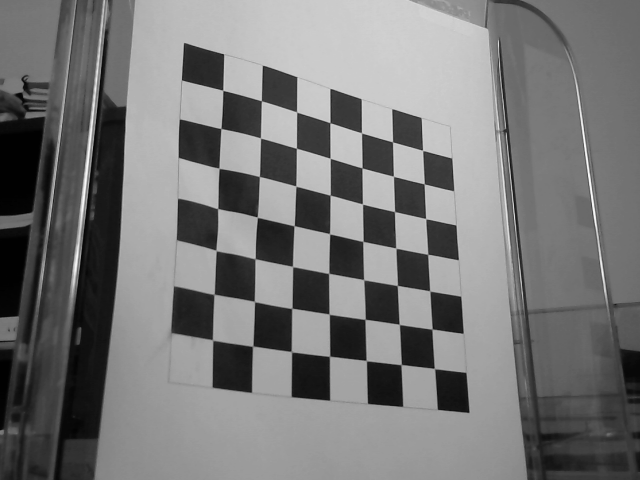
#> input picture TP calibrage/capture_mire_0.png, 640 x 480 px
$ jupyter execute --allow-errors TP_Calibrage_Steve.ipynb
#> lines starting #> are read from the running program, lines starting #| are printed output that depends on the picture; long printed decimals are rounded
[cell 1]
import numpy as np
import cv2
from matplotlib import pyplot as plt

# 1. Acquisition de la mire
## a. Récupération des coins de la 1ère mire

[cell 2]
#Taille d'une case de la mire
c = 20

#Récupération du chemin de l'image de la mire 1
img_path = "capture_mire_0.png"

#Lecture de l'image de la mire 1
img = cv2.imread(img_path)
#> img is the input picture: shape (480, 640, 3); min 1, max 251, mean 118.9
plt.imshow(img)

#Détection des coins de la mire 1
res, corners = cv2.findChessboardCorners(img, (7,7))
#> res = True; corners = 49 rows, first 8: [222.8, 90.36], [261.5, 100.9], [296.6, 112], [330.1, 122.7], [361.5, 132.9], [392.5, 141.9], [422.6, 150.5], [220.9, 128.5]

#coord_px : coordonnées pixels (49 premières valeurs correspondent à la mire 1)
coord_px = np.zeros((7*7*2,2), np.float32)
index_px = 0
for coord in corners:
    coord_px[index_px] = (coord[0][0], coord[0][1])
    index_px+=1
#> this loop made 49 passes
#> coord on passes 1 to 12: [[222.8, 90.36]], [[261.5, 100.9]], [[296.6, 112]], [[330.1, 122.7]], [[361.5, 132.9]], [[392.5, 141.9]], [[422.6, 150.5]], [[220.9, 128.5]], [[260.5, 138]], [[296.4, 148.2]], [[330.2, 158.3]], [[362, 168]]
#> after the loop, coord_px = 98 pairs, first value 0 to 434.3, second value 0 to 368.3; index_px = 49

#coord_mm : coordonnées spatiales (49 premières valeurs correspondent à la mire 1)
coord_mm = np.zeros((7*7*2,3), np.float32)
index = 0
for i in range(7):
    for j in range(7):
        coord_mm[index] = (c*j, c*i,0)
        index+=1

## b. Récupération des coins de la 2ème mire

[cell 3]
#Récupération du chemin de l'image de la mire 2
img_path_2 = "capture_mire_1.png"

#Lecture de l'image de la mire 2
img2 = cv2.imread(img_path_2)
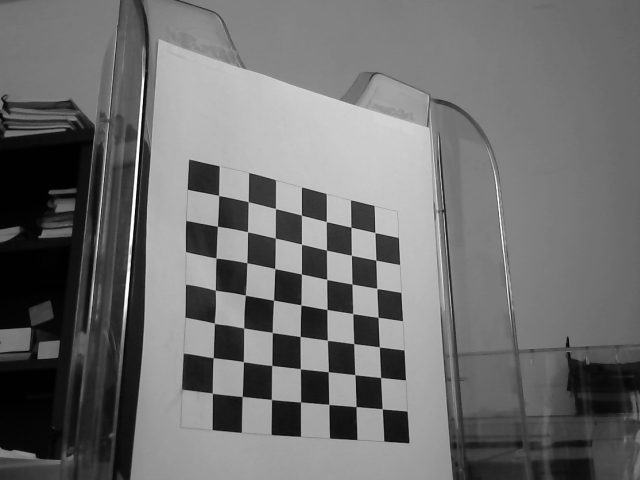
#> input picture TP calibrage/capture_mire_1.png, 640 x 480 px
#> img2 is the input picture: shape (480, 640, 3); min 1, max 255, mean 110.7
plt.imshow(img2)

#Détection des coins de la mire 2
res2, corners2 = cv2.findChessboardCorners(img2, (7,7))
#> res2 = True; corners2 = 49 rows, first 8: [218.7, 195.5], [248.3, 201.7], [275.5, 208.6], [301.4, 215.2], [326.4, 221.6], [351, 227.3], [374.8, 232.6], [217.4, 226.2]

#coord_px : coordonnées pixels (49 dernières valeurs correspondent à la mire 2)
for coord in corners2:
    coord_px[index_px] = (coord[0][0], coord[0][1])
    index_px+=1
#> this loop made 49 passes
#> coord on passes 1 to 12: [[218.7, 195.5]], [[248.3, 201.7]], [[275.5, 208.6]], [[301.4, 215.2]], [[326.4, 221.6]], [[351, 227.3]], [[374.8, 232.6]], [[217.4, 226.2]], [[247.6, 231.8]], [[275.4, 238.1]], [[301.5, 244.3]], [[326.5, 250.1]]
#> after the loop, coord_px = 98 pairs, first value 212.4 to 434.3, second value 90.36 to 408.8; index_px = 98

#coord_mm : coordonnées spatiales (49 dernières valeurs correspondent à la mire 2)
for i in range(7):
    for j in range(7):
        coord_mm[index] = (c*j, c*i,120)
        index+=1

# 2. Calibrage de la caméra
## a. Construction de la matrice A et du vecteur U1 afin de résoudre le premier système linéaire

[cell 4]
#Récuperation du centre de l'image avec d'avoir l'origine du repère Image
i1 = img.shape[1]/2
#> i1 = 320
i2 = img.shape[0]/2
#> i2 = 240

#Initialisation des matrices du système linéaire
A = []
U1 = []
N = len(coord_px)
#> N = 98

#Construction des matrices A (Nx7) et U1 (Nx1)
for i in range(N):
    tmp = []
    ut1 = coord_px[i][0] - i1
    ut2 = coord_px[i][1] - i2
    x1 = coord_mm[i][0]
    x2 = coord_mm[i][1]
    x3 = coord_mm[i][2]
    tmp = [ut2*x1, ut2*x2, ut2*x3, ut2, -ut1*x1, -ut1*x2, -ut1*x3]
    A.append(tmp)
    U1.append(coord_px[i][0]-i1)
#> this loop made 98 passes
#> (ut1, ut2, tmp) on passes 1 to 10: (-97.24, -149.6, [0, 0, 0, -149.6, 0, 0, 0]), (-58.48, -139.1, [-2781.7, 0, 0, -139.1, 1169.6, 0, 0]), (-23.38, -128, [-5119, 0, 0, -128, 935.2, 0, 0]), (10.08, -117.3, [-7036, 0, 0, -117.3, -605, 0, 0]), (41.52, -107.1, [-8564.3, 0, 0, -107.1, -3321.7, 0, 0]), (72.52, -98.08, [-9807.5, 0, 0, -98.08, -7252.1, 0, 0]), (102.6, -89.5, [-10739.9, 0, 0, -89.5, -12310, 0, 0]), (-99.08, -111.5, [0, -2230, 0, -111.5, 0, 1981.6, 0]), (-59.49, -102, [-2040.1, -2040.1, 0, -102, 1189.8, 1189.8, 0]), (-23.58, -91.77, [-3670.7, -1835.4, 0, -91.77, 943.2, 471.6, 0])
#> after the loop, A = 98 items; U1 = 98 values, max 114.3 at index 48, min -107.6 at index 91, mean -7.14

#Résolution de AL = U1
A = np.array(A)
AtA = np.dot(np.transpose(A),A)
L = np.dot(np.dot(np.linalg.pinv(AtA),np.transpose(A)),U1)
#> L = [-0.0119, -1.05e-05, 0.00196, 0.645, -0.00252, -0.0133, -0.0052]

print("L = \n" + str(L))
#| L =
#| [-1.19371838e-02 -1.04522388e-05  1.95537603e-03  6.44839825e-01
#|  -2.52041297e-03 -1.33307832e-02 -5.19888114e-03]

## b. Résolution analytique issue des paramètres de la matrice d'inconnues L

[cell 5]
#Détermination des paramètres par résolution analytique
o2 = -1/(np.sqrt(L[4]**2 + L[5]**2+ L[6]**2))
#> o2 = -68.83
beta = np.abs(o2)*np.sqrt(L[0]**2 + L[1]**2 + L[2]**2)
#> beta = 0.833
o1 = L[3]*o2/beta
#> o1 = -53.31


#Paramètres de la matrice de rotation R
r11 = L[0]*o2/beta
#> r11 = 0.987
r12 = L[1]*o2/beta
#> r12 = 0.000864
r13 = L[2]*o2/beta
#> r13 = -0.162

r21 = L[4]*o2
#> r21 = 0.173
r22 = L[5]*o2
#> r22 = 0.918
r23 = L[6]*o2
#> r23 = 0.358

r1 = [r11,  r12, r13]
#> r1 = [0.987, 0.000864, -0.162]
r2 = [r21,  r22,  r23]
#> r2 = [0.173, 0.918, 0.358]

#Produit vectoriel des 2 premières lignes de la matrice de rotation donne la 3e ligne car matrice orthogonale
r31,r32,r33 = np.cross(r1, r2)
#> r31 = 0.149; r32 = -0.381; r33 = 0.905

#Déduction des angles de rotation à partir de la matrice de rotation R
phi = -np.arctan(r23/r33)
#> phi = -0.376
gamma = -np.arctan(r12/r11)
#> gamma = -0.000876
omega = np.arctan(r13/(-r23*np.sin(phi) + r33*np.cos(phi)))
#> omega = -0.165

print("\u03C6 : " + str(phi) + ", \u03B3 : " + str(gamma) + ", \u03C9 : " + str(omega))
#| φ : -0.3764, γ : -0.0008756, ω : -0.1646

## c. Construction de la matrice B et du vecteur R afin de résoudre le deuxième système linéaire

[cell 6]
#Initialisation des matrices du système linéaire
B = []
R = []

#Construction des matrices B (Nx2) et R (Nx1)
for i in range(N):
    ut2 = coord_px[i][1] - i2
    x1 = coord_mm[i][0]
    x2 = coord_mm[i][1]
    x3 = coord_mm[i][2]
    tmp = [ut2, -(r21*x1 + r22*x2 + r23*x3 + o2)]
    B.append(tmp)
    R.append([-ut2*(r31*x1 + r32*x2 + r33*x3)])
#> this loop made 98 passes
#> (ut2, tmp) on passes 1 to 12: (-149.6, [-149.6, 68.83]), (-139.1, [-139.1, 65.36]), (-128, [-128, 61.89]), (-117.3, [-117.3, 58.42]), (-107.1, [-107.1, 54.95]), (-98.08, [-98.08, 51.48]), (-89.5, [-89.5, 48.01]), (-111.5, [-111.5, 50.48]), (-102, [-102, 47.01]), (-91.77, [-91.77, 43.54]), (-81.67, [-81.67, 40.07]), (-72.04, [-72.04, 36.6])
#> ut2 on pass 43: 99.98

#Résolution de B * (o3*f2) = R
B = np.array(B)
BtB = np.dot(np.transpose(B),B)
o3, f2 = np.dot(np.dot(np.linalg.pinv(BtB),np.transpose(B)),R)

print("o₃ᶜ = " + str(o3) + ", f₂ = " + str(f2))
#| o₃ᶜ = [333.550], f₂ = [689.189]

[cell 7]
#Focale de la caméra d'après les informations techniques du constructeur
f = 4

#Détermination des facteurs d'échelle (mm/px)
s2 = f/f2[0]
s1 = s2/beta
print("Facteurs d'échelles (s1, s2): (" + str(s1) + ", " + str(s2) + ")")
#| Facteurs d'échelles (s1, s2): (0.006971, 0.005804)

f1 = f/s1

#Taille image = 640x480, on peut déduire la taille de la caméra à partir des facteurs d'échelles et de la taille de l'image
taille_capteur_x = s1*img.shape[1]
taille_capteur_y = s2*img.shape[0]
print("Taille du capteur : (" + str(taille_capteur_x) + ", " + str(taille_capteur_y) + ")")
#| Taille du capteur : (4.462, 2.786)

## d. Vérification du calibrage de la caméra avec l'image de la mire 1

[cell 8]
#Création des matrices extrinsèque et intrinsèque
Mext = [[r11, r12, r13, o1],[r21, r22, r23, o2],[r31, r32, r33, o3],[0,0,0,1]]
Mint = [[f/s1, 0, i1, 0],[0,f/s2,i2,0],[0,0,1,0]]

#Création de la matrice M (permettant de passer du repère Objet au repère Pixels)
#> (the rest of this cell did not finish here and is left out)

## e. Vérification du calibrage de la caméra avec l'image de la mire 2

[cell 9]
#Création des matrices extrinsèque et intrinsèque
Mext = [[r11, r12, r13, o1],[r21, r22, r23, o2],[r31, r32, r33, o3],[0,0,0,1]]
Mint = [[f/s1, 0, i1, 0],[0,f/s2,i2,0],[0,0,1,0]]

#Création de la matrice M (permettant de passer du repère Objet au repère Pixels)
#> (the rest of this cell did not finish here and is left out)

# 3. Calibrage de la caméra via OpenCV

[cell 10]
#Création de la matrice de coordonnées spatiales (mm)
objp = np.zeros((7*7,3), np.float32)
objp[:,:2] = np.mgrid[0:7,0:7].T.reshape(-1,2) * c
obj_point = []
obj_point.append(objp)
obj_point.append(objp)

#Initialisaiton de la matrice de coordonnées pixels issue des détections précédemments faite par cv2.findChessboardCorners
corners_px = np.zeros((7*7,2),np.float32)
corners_px2 = np.zeros((7*7,2),np.float32)

#Création de la matrice de coordonnées pixels dans le bon format
index_px = 0
for coord in corners:
    corners_px[index_px] = (coord[0][0], coord[0][1])
    index_px+=1

index_px = 0
for coord in corners2:
    corners_px2[index_px] = (coord[0][0], coord[0][1])
    index_px+=1

img_point = []
img_point.append(corners)
img_point.append(corners2)

#Calibrage de la caméra
ret, mtx, dist, rvecs, tvecs = cv2.calibrateCamera(obj_point, img_point, [img.shape[0], img.shape[1]], None, None)

#Création des matrices de rotation issues du calibrage pour la mire 1
Rphi_1 = [[1, 0, 0],[0, np.cos(rvecs[0][0][0]), -np.sin(rvecs[0][0][0])],[0, np.sin(rvecs[0][0][0]), np.cos(rvecs[0][0][0])]]
Rgamma_1 = [[np.cos(rvecs[0][1][0]), 0, np.sin(rvecs[0][1][0])],[0,1,0],[-np.sin(rvecs[0][1][0]), 0, np.cos(rvecs[0][1][0])]]
Romega_1 = [[np.cos(rvecs[0][2][0]), -np.sin(rvecs[0][2][0]), 0],[np.sin(rvecs[0][2][0]), np.cos(rvecs[0][2][0]),0],[0,0,1]]
R_1 = np.dot(np.dot(Rphi_1, Rgamma_1), Romega_1)

#Création des matrices de rotation issues du calibrage pour la mire 2
Rphi_2 = [[1, 0, 0],[0, np.cos(rvecs[1][0][0]), -np.sin(rvecs[1][0][0])],[0, np.sin(rvecs[1][0][0]), np.cos(rvecs[1][0][0])]]
Rgamma_2 = [[np.cos(rvecs[1][1][0]), 0, np.sin(rvecs[1][1][0])],[0,1,0],[-np.sin(rvecs[1][1][0]), 0, np.cos(rvecs[1][1][0])]]
Romega_2 = [[np.cos(rvecs[1][2][0]), -np.sin(rvecs[1][2][0]), 0],[np.sin(rvecs[1][2][0]), np.cos(rvecs[1][2][0]),0],[0,0,1]]
R_2 = np.dot(np.dot(Rphi_2, Rgamma_2), Romega_2)

#Creation de la matrice augmentée M_int
Mint_cv = np.c_[mtx, [0,0,0]]

#Creation de la matrice augmentée M_ext pour la mire 1
Mext_cv_1 = np.c_[R_1, tvecs[0]]
Mext_cv_1 = np.vstack([Mext_cv_1, [0,0,0,1]])
M_cv_1 = np.dot(Mint_cv, Mext_cv_1)

#Creation de la matrice augmentée M_ext pour la mire 2
Mext_cv_2 = np.c_[R_2, tvecs[1]]
Mext_cv_2 = np.vstack([Mext_cv_2, [0,0,0,1]])
M_cv_2 = np.dot(Mint_cv, Mext_cv_2)

#Projection des points Objets dans le repère Pixels issue du calibrage pour la mire 1
U = []
plt.imshow(img)
for i in range(49):
    x1 = obj_point[0][i][0]
    x2 = obj_point[0][i][1]
    x3 = obj_point[0][i][2]

    X = [x1,x2,x3, 1]
    U.append([np.dot(M_cv_1, X)])

#Division des coordonnées u1 et u2 par alpha
Ux = [U[i][0][0]/U[i][0][2] for i in range(len(U))]
Uy = [U[i][0][1]/U[i][0][2] for i in range(len(U))]

#Affichage des points projetés dans le repère Pixels
plt.scatter(Ux,Uy, marker = ".", color = "r")

#Sauvegarde de l'image de la mire 1 issue du calibrage d'opencv
plt.savefig("imcv.png")
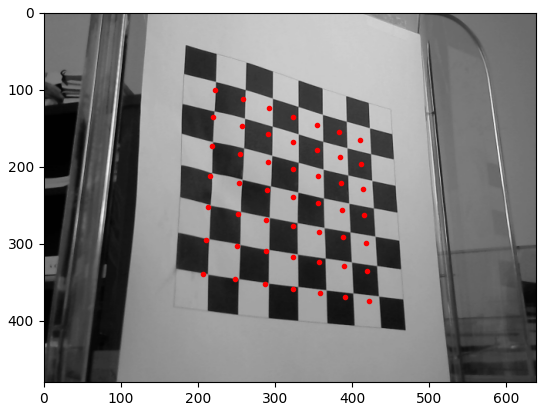
#> figure drawn by matplotlib, 1 panel
plt.show()


#Projection des points Objets dans le repère Pixels issue du calibrage pour la mire 2
U = []
plt.imshow(img2)
for i in range(49):
    x1 = obj_point[1][i][0]
    x2 = obj_point[1][i][1]
    x3 = obj_point[1][i][2]

    X = [x1,x2,x3, 1]
    U.append([np.dot(M_cv_2, X)])

#Division des coordonnées u1 et u2 par alpha
Ux = [U[i][0][0]/U[i][0][2] for i in range(len(U))]
Uy = [U[i][0][1]/U[i][0][2] for i in range(len(U))]

#Affichage des points projetés dans le repère Pixels
plt.scatter(Ux,Uy, marker = ".", color = "r")

#Sauvegarde de l'image de la mire 2 issue du calibrage d'opencv
plt.savefig("imcv2.png")
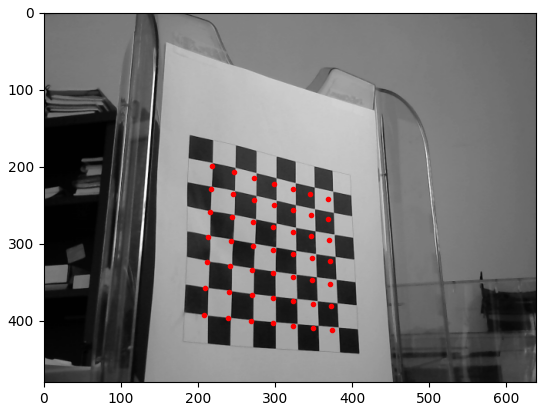
#> figure drawn by matplotlib, 1 panel
plt.show()
